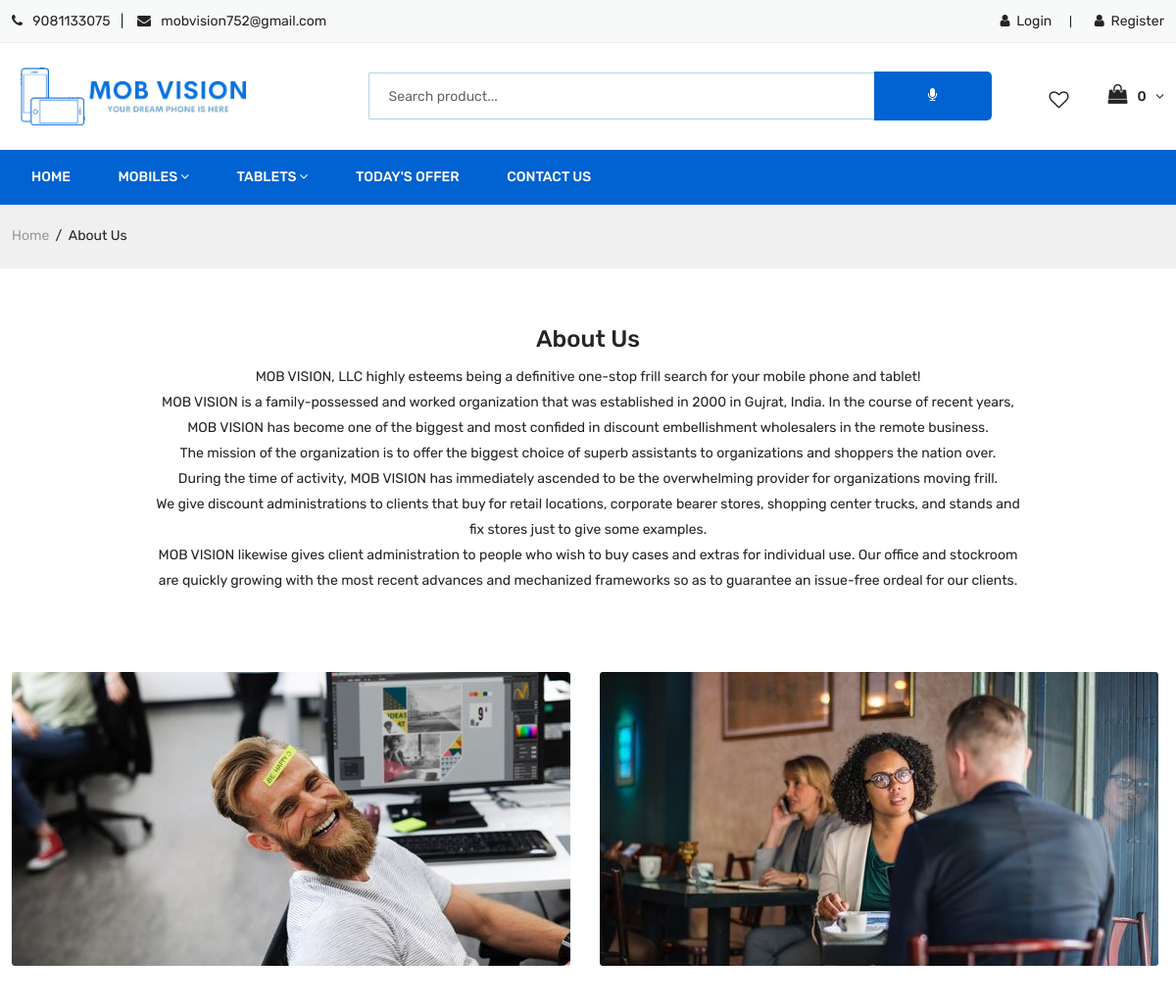
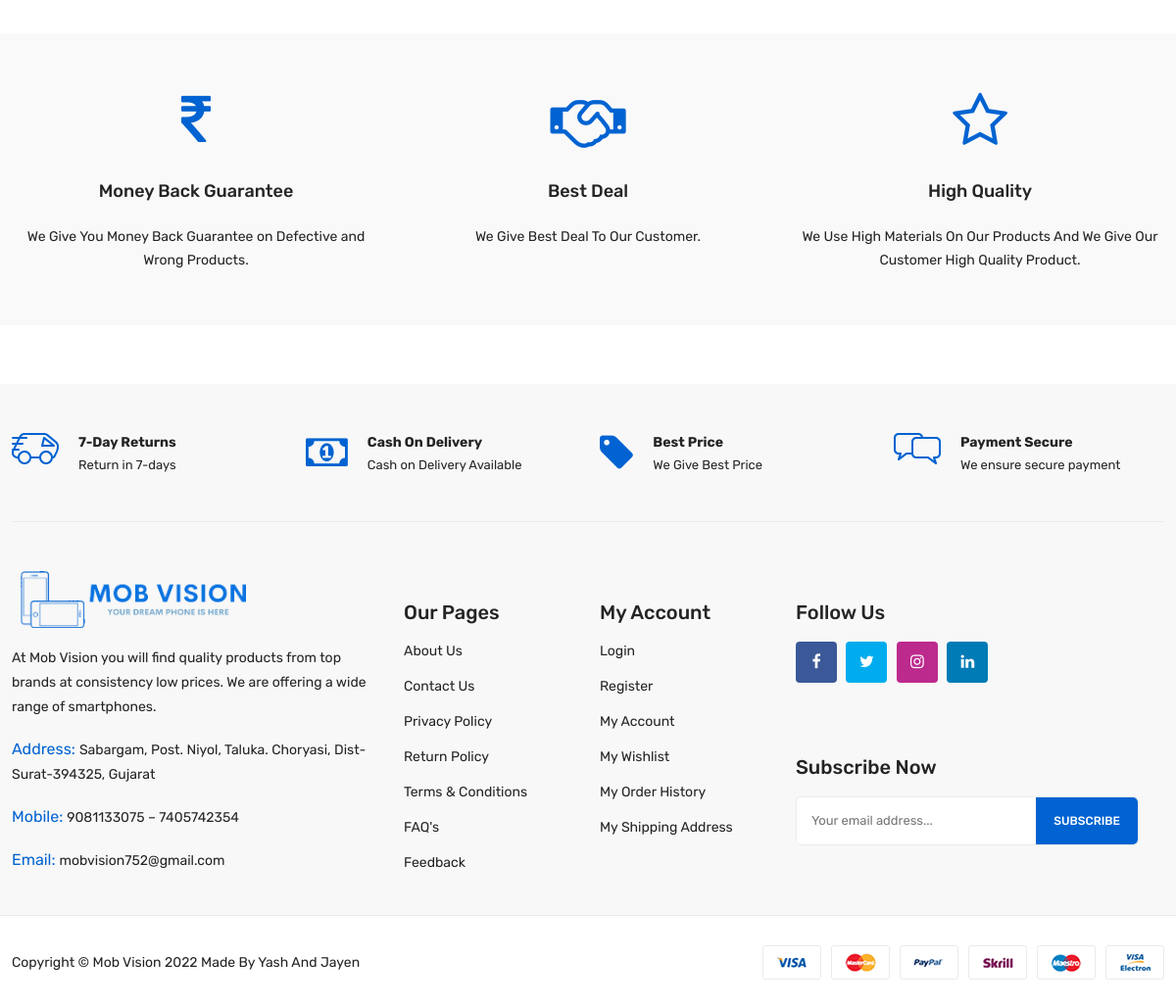
The page /index.php/pages/about_us on the database its author committed (2 pictures, top to bottom).
### tables this page shows
CREATE TABLE `tbl_category` (
  `category_id` int(5) NOT NULL,
  `name` varchar(50) NOT NULL,
  `parent_id` int(5) NOT NULL,
  `label` varchar(50) NOT NULL
);

CREATE TABLE `tbl_about_us` (
  `about_id` int(5) NOT NULL,
  `data` text NOT NULL
);

### application/views/about_us.php (the view, shortened to what the rows shown need)
<!doctype html>
<html class="no-js" lang="en">
    <head>
        <?php
        $this->load->view('header_link');
        ?>
    </head>
    <body>
        <?php
        $this->load->view('header');
        ?>
        <section class="about_section mt-60">
            <div class="container">
                <div class="row align-items-center">
                    <div class="col-12">
                        <figure>
                            <figcaption class="about_content">
                                <h1>About Us</h1>
                                <?php
                                        foreach($about as $data)
                                        {
                                            echo $data->data;
                                        }
                                ?>
                            </figcaption>
                        </figure>
                    </div>
                </div>
            </div>
        </section>
    </body>
</html>

### application/views/header.php (shortened to what the rows shown need)
<header>
    <div class="main_header">
        <div class="main_menu_area">
            <div class="container">
                <div class="row align-items-center">
                    <div class="col-lg-9 col-md-12">
                        <div class="main_menu menu_position">
                            <nav>
                                <ul>
                                    <?php
                                        $main = $this->md->my_select('tbl_category','*',array('label'=>'main'));
                                        foreach($main as $maindata)
                                        {
                                    ?>
                                    <li class="mega_items "><a  href="<?php echo base_url(); ?>collection/main-collection/<?php echo base64_encode(base64_encode($maindata->category_id)); ?>"><?php echo $maindata->name; ?><i
                                                class="fa fa-angle-down "></i></a>
                                    </li>
                                    <?php
                                        }
                                    ?>
                                </ul>
                            </nav>
                        </div>
                    </div>
                </div>
            </div>
        </div>
    </div>
</header>

### rows shown on the page
tbl_category: name "MOBILES"
tbl_category: name "TABLETS"
tbl_about_us: data "MOB VISION, LLC highly esteems being a definitive one-stop frill search for your mobile phone and tablet! MOB VISION is a family-possessed and worked organization that was established in 2000 in Gujrat, India. In the course of recent years, MOB VISION has become one of the biggest and most confided in discount embellishment wholesalers in the remote business. The mission of the organization is to offer the biggest choice of superb assistants to organizations and shoppers the nation over. During the time of activity, MOB VISION has immediately ascended to be the overwhelming provider for organizations moving frill. We give discount administrations to clients that buy for retail locations,…"
